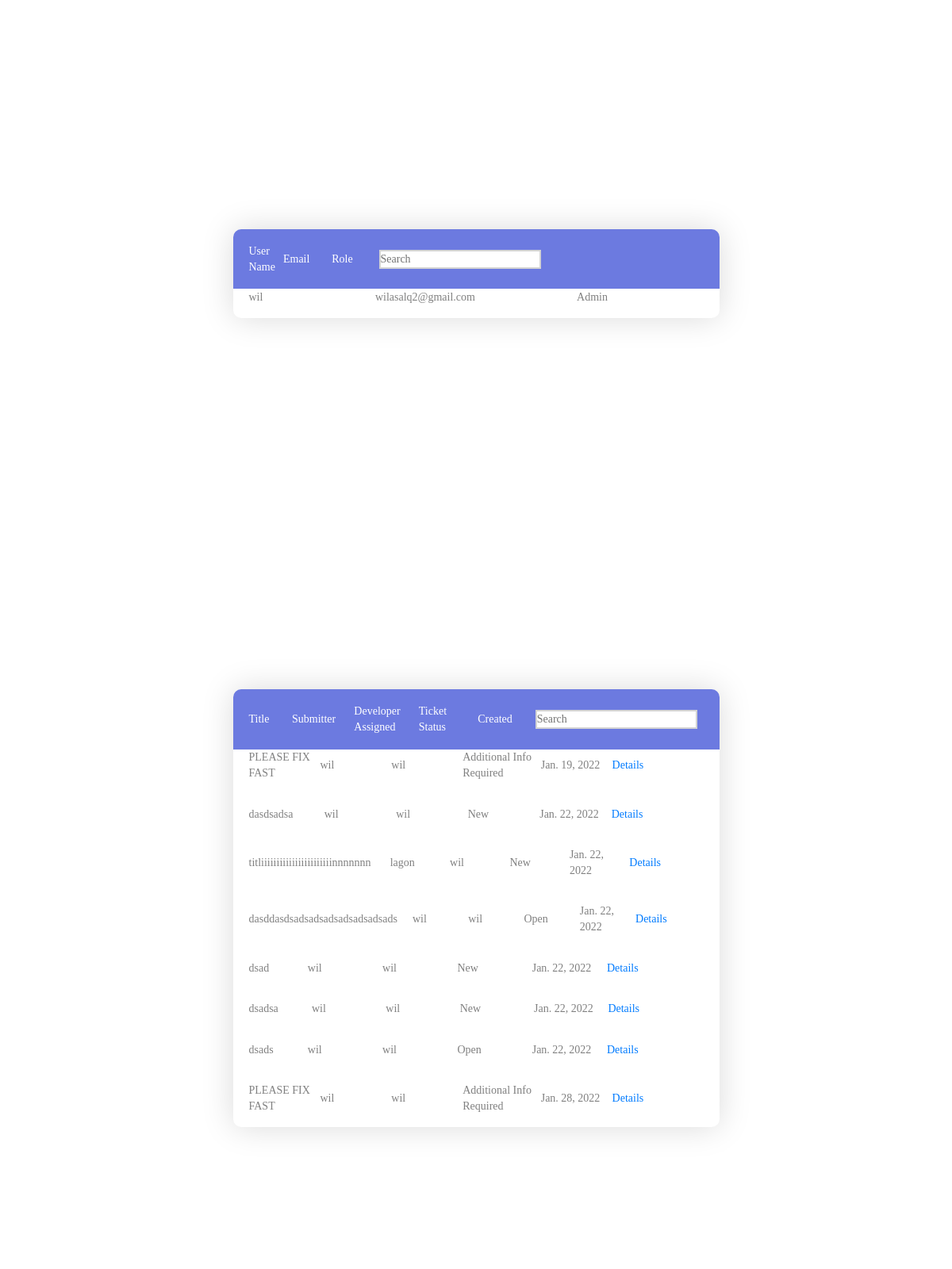
The page /my-projects/2/ on the database its author committed.
### experimenting/models.py (models this page shows, shortened)
class Role(models.Model):
    name = models.CharField(max_length=30)
    permissions = models.ManyToManyField(Permission)

class Ticket(models.Model):
    priority_level_choices = [
        ("N", "None"),
        ("L", "Low"),
        ("M", "Medium"),
        ("H", "High"),
        ("VH", "Very High"),
    ]
    status_choices = [
        ("NW", "New"),
        ("OP", "Open"),
        ("IP", "In Progress"),
        ("RS", "Resolved"),
        ("AIR", "Additional Info Required"),
    ]
    ticket_type_choices = [
        ("BG", "Bugs/Errors"),
        ("FR", "Feature Requests"),
        ("OC", "Other Comments"),
        ("TDR", "Training / Document Requests"),
    ]
    submitter = models.ForeignKey(User, on_delete=models.RESTRICT, related_name="submitter", default=1)
    modified_by = models.ForeignKey(User, on_delete=models.RESTRICT, default=1)
    assigned_developer = models.ForeignKey(User, on_delete=models.RESTRICT, related_name="assigned_developer", default=1)
    project = models.ForeignKey(Project, on_delete=models.CASCADE)
    title = models.CharField(max_length=50)
    description = models.CharField(max_length=254)
    priority_level = models.CharField(max_length=20, choices=priority_level_choices)
    status = models.CharField(max_length=20, choices=status_choices)
    ticket_type = models.CharField(max_length=20, choices=ticket_type_choices)
    created = models.DateField(auto_now_add=True)
    updated = models.DateField(auto_now=True)

### experimenting/views.py (the view, shortened to what this page needs)
# urls.py: path("my-projects/<int:project_id>/", views.projectsDetailView, name="projects_detail"),
def projectsDetailView(request, project_id):
    search_user_input = request.POST.get("search_user_input")
    search_ticket_input = request.POST.get("search_ticket_input")
    valor = 0
    project = get_object_or_404(Project, pk=project_id)
    assigned_personnel = project.assigned_personnel.all()
    tickets_list = Ticket.objects.all().filter(project=project)
    if search_user_input:
        assigned_personnel = assigned_personnel.filter(username__icontains=search_user_input)
    if search_ticket_input:
        tickets_list = tickets_list.filter(title__icontains=search_ticket_input)
    context = {
        "assigned_personnel": assigned_personnel,
        "tickets_list": tickets_list,
    }
    return render(request, "admin/projects_detail.html", context)

### templates/admin/projects_detail.html (shortened to what this page needs)
{% load static %}
<!DOCTYPE html>
<html lang="en">
<head>
	<link rel="stylesheet" type="text/css" href="{% static 'CRUD_tables/vendor/bootstrap/css/bootstrap.min.css' %}">
	<link rel="stylesheet" type="text/css" href="{% static 'CRUD_tables/fonts/font-awesome-4.7.0/css/font-awesome.min.css' %}">
	<link rel="stylesheet" type="text/css" href="{% static 'CRUD_tables/vendor/animate/animate.css' %}">
	<link rel="stylesheet" type="text/css" href="{% static 'CRUD_tables/vendor/select2/select2.min.css' %}">
	<link rel="stylesheet" type="text/css" href="{% static 'CRUD_tables/vendor/perfect-scrollbar/perfect-scrollbar.css' %}">
	<link rel="stylesheet" type="text/css" href="{% static 'CRUD_tables/css/util.css' %}">
	<link rel="stylesheet" type="text/css" href="{% static 'CRUD_tables/css/main.css' %}">
</head>
<body>
    <div class="main-container">
        <div class="limiter">
            <div class="container-table100">
                <div class="wrap-table100">
                    <div class="table100 ver1 m-b-110">
                        <div class="table100-head">
                            <table>
                                <thead>
                                    <tr class="row100 head">
                                        <th class="cell100 column1">User Name</th>
                                        <th class="cell100 column2">Email</th>
                                        <th class="cell100 column3">Role</th>
                                        <th>
                                            <form class="projects-list-form" id="users-list-form" name="users-list-form" method="POST">
                                                <input type="text" class="search-input" name="search_user_input" id="search_user_input" onkeyup="searchUser()" placeholder="Search">
                                            </form>
                                        </th>
                                    </tr>
                                </thead>
                            </table>
                        </div>
                        <div id="replaceable-users-table">
                            {% include 'admin/projects/projects_detail_personnel_logic.html' %}
                        </div>
                    </div>
                </div>
            </div>
            <div class="container-table100">
                <div class="wrap-table100">
                    <div class="table100 ver1 m-b-110">
                        <div class="table100-head">
                            <table>
                                <thead>
                                    <tr class="row100 head">
                                        <th class="cell100 column1">Title</th>
                                        <th class="cell100 column2">Submitter</th>
                                        <th class="cell100 column3">Developer Assigned</th>
                                        <th class="cell100 column4">Ticket Status</th>
                                        <th class="cell100 column5">Created</th>
                                        <th class="cell100 column6">
                                            <form class="projects-list-form" id="tickets-list-form" name="tickets-list-form" method="POST">
                                                <input type="text" class="search-input" name="search_ticket_input" id="search_ticket_input" onkeyup="searchTicket()" placeholder="Search">
                                            </form>
                                        </th>
                                    </tr>
                                </thead>
                            </table>
                        </div>
                        <div id="replaceable-tickets-table">
                            {% include 'admin/projects/projects_detail_tickets_logic.html' %}
                        </div>
                    </div>
                </div>
            </div>
        </div>
	</div>
</body>
</html>

### templates/admin/projects/projects_detail_personnel_logic.html
				{% if assigned_personnel %}
				{% for user in assigned_personnel %}
					<div class="table100-body js-pscroll">
						<table>
							<tbody>
								<tr class="row100 body">
									<td class="cell100 column1">{{ user.username }}</td>
									<td class="cell100 column2">{{ user.email }}</td>
                                    <td class="cell300 column3">
										{% for role in user.userrole.role.all %}
											{{ role.name }}
										{% endfor %}
									</td>
								</tr>
							</tbody>
						</table>
					</div>
				{% endfor %}
				{% else %}
					<h3>There is not Assigned Personnel</h3>
				{% endif %}

### templates/admin/projects/projects_detail_tickets_logic.html
				{% if tickets_list %}
				{% for ticket in tickets_list %}
					<div class="table100-body js-pscroll">
						<table>
							<tbody>
								<tr class="row100 body">
									<td class="cell100 column1">{{ ticket.title }}</td>
									<td class="cell100 column2">{{ ticket.submitter.username }}</td>
                                    <td class="cell300 column3">{{ ticket.assigned_developer.username}}</td>
                                    <td class="cell300 column4">{{ ticket.get_status_display }}</td>
                                    <td class="cell300 column5">{{ ticket.created }}</td>
									<td class="cell300 column6">
										<a href="">Details</a>
									</td>
								</tr>
							</tbody>
						</table>
					</div>
				{% endfor %}
				{% else %}
					<h3>There are no projects. Please create a new one.</h3>
				{% endif %}

### static/CRUD_tables/css/main.css (style rules this page uses)
* { margin: 0px; padding: 0px; box-sizing: border-box; }
body, html { height: 100%; font-family: sans-serif; }
a { margin: 0px; transition: all 0.4s; -webkit-transition: all 0.4s; -o-transition: all 0.4s; -moz-transition: all 0.4s; }
input { display: block; outline: none; border: none !important; }
.js-pscroll { position: relative; overflow: hidden; }
.limiter { width: 1366px; margin: 0 auto; }
.container-table100 { width: 100%; min-height: 100vh; background: #fff; display: -webkit-box; display: -webkit-flex; display: -moz-box; display: -ms-flexbox; display: flex; align-items: center; justify-content: center; flex-wrap: wrap; padding: 33px 30px; }
.wrap-table100 { width: 1170px; }
.table100 { background-color: #fff; }
table { width: 100%; }
th, td { font-weight: unset; padding-right: 10px; }
.table100-head th { padding-top: 18px; padding-bottom: 18px; }
.table100-body td { padding-top: 16px; padding-bottom: 16px; }
.table100 { position: relative; padding-top: 60px; }
.table100-head { position: absolute; width: 100%; top: 0; left: 0; }
.table100-body { max-height: 585px; overflow: auto; }
.table100.ver1 th { font-family: Lato-Bold; font-size: 14px; color: #fff; line-height: 1.4; background-color: #6c7ae0; }
.table100.ver1 td { font-family: Lato-Regular; font-size: 14px; color: #808080; line-height: 1.4; }
.table100.ver1 { border-radius: 10px; overflow: hidden; box-shadow: 0 0px 40px 0px rgba(0, 0, 0, 0.15); -moz-box-shadow: 0 0px 40px 0px rgba(0, 0, 0, 0.15); -webkit-box-shadow: 0 0px 40px 0px rgba(0, 0, 0, 0.15); -o-box-shadow: 0 0px 40px 0px rgba(0, 0, 0, 0.15); -ms-box-shadow: 0 0px 40px 0px rgba(0, 0, 0, 0.15); }
.projects-list-form { display: flex; }
.search-input { background: white; display: inline; outline: 2px solid lightgrey; width: 200px; }

### templates/admin/projects_detail.html (style rules this page uses)
.column1 { padding-left: 20px; width: 10%; }
.column2 { width: 10%; }
.column3 { width: 10%; }
.column4 { width: 10%; }
.column5 { width: 10%; }
.column6 { width: 15%; }
.limiter { width: 673px; }

### rows shown on the page
Role: name "Admin"
Ticket: title "PLEASE FIX FAST", submitter.username "wil", assigned_developer.username "wil", status "Additional Info Required", created "Jan. 19, 2022"
Ticket: title "dasdsadsa", submitter.username "wil", assigned_developer.username "wil", status "New", created "Jan. 22, 2022"
Ticket: title "titliiiiiiiiiiiiiiiiiiiiiiinnnnnnn", submitter.username "lagon", assigned_developer.username "wil", status "New", created "Jan. 22, 2022"
Ticket: title "dasddasdsadsadsadsadsadsadsads", submitter.username "wil", assigned_developer.username "wil", status "Open", created "Jan. 22, 2022"
Ticket: title "dsad", submitter.username "wil", assigned_developer.username "wil", status "New", created "Jan. 22, 2022"
Ticket: title "dsadsa", submitter.username "wil", assigned_developer.username "wil", status "New", created "Jan. 22, 2022"
Ticket: title "dsads", submitter.username "wil", assigned_developer.username "wil", status "Open", created "Jan. 22, 2022"
Ticket: title "PLEASE FIX FAST", submitter.username "wil", assigned_developer.username "wil", status "Additional Info Required", created "Jan. 28, 2022"

### other values the page prints
{{ user.username }} "wil"
{{ user.email }} "wilasalq2@gmail.com"
